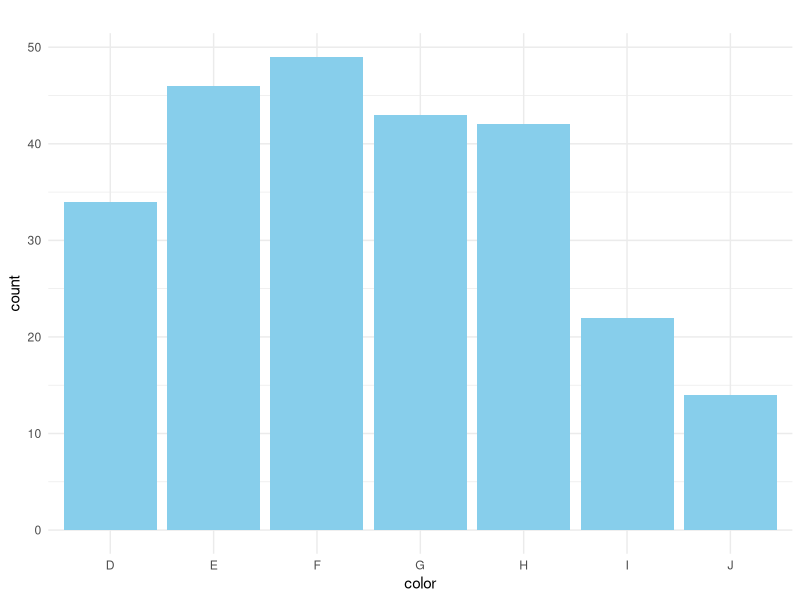

R code for this plot:
## ---- chunk 1
#| label: setup
#| message: false

library(tidyverse)
## ---- chunk 2
set.seed(0)
diamonds_sample <- diamonds %>% 
  slice_sample(n = 250)
## ---- chunk 3
ggplot(diamonds_sample,
       aes(x = color)) +
  geom_bar(fill = 'skyblue') +
  labs(title = "",
       x = "color",
       y = "count") +
  theme_minimal()
## ---- chunk 4
#different from yesterday b/c was given counts. today have to get the observed counts
t<- table(diamonds_sample$color)
t

#since 7 diff categories & want all to be the same, probability is 1/7 for all categories
p_null <- rep(1/7, times = 7)
p_null #null hypothesis values/prob
## ---- chunk 5
chisq.test(t, p=p_null)
